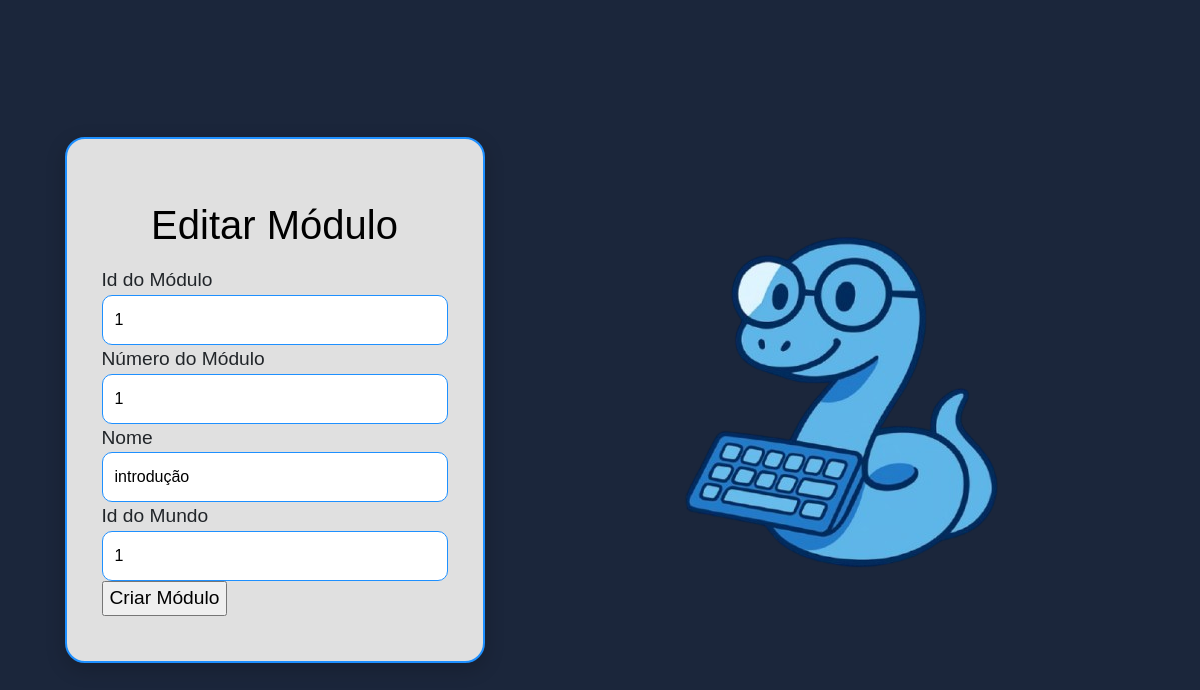
The page /modulo/editar/1 on the database its author committed.
### models/ModuloModel.py (models this page shows, shortened)
class ModuloModel(bd.Model):
    __tablename__ = 'Modulo'
    idModulo = bd.Column(bd.Integer, primary_key=True, autoincrement=True)
    numero = bd.Column(bd.Integer, nullable=False)
    nome = bd.Column(bd.String(25), nullable=False, unique=True)
    idMundo = bd.Column(bd.Integer, bd.ForeignKey('Mundo.idMundo'))
    fase = bd.relationship('FaseModel', backref='modulo', lazy=True)

### views_mundo.py (the view)
@app.route('/modulo/editar/<int:idModulo>')
def editarModulo(idModulo):
    oModuloController = ModuloController()
    return oModuloController.editarModulo(idModulo)

### helpers.py
class FormularioModulo(FlaskForm):
    idModulo = IntegerField("Id do Módulo", validators=[DataRequired()])
    numero = IntegerField("Número do Módulo", validators=[DataRequired()])
    nome = StringField("Nome", validators=[DataRequired(), Length(min=1, max=35)])
    idMundo = IntegerField("Id do Mundo", validators=[DataRequired()])
    enviar = SubmitField("Criar Módulo")

### app.py (called while the page is built)
@event.listens_for(Engine, "connect")
def set_sqlite_pragma(dbapi_connection, connection_record):
    cursor = dbapi_connection.cursor()
    cursor.execute("PRAGMA foreign_keys=ON")
    cursor.close()

### controllers/ModuloController.py (called while the page is built)
    def editarModulo(self, idModulo):
        oModuloService = ModuloService()
        return oModuloService.editarModulo(idModulo)

### dao/ModuloDao.py (called while the page is built)
    def carregarModuloPorId(self, idModulo):
        return ModuloModel.query.get(idModulo)

### service/ModuloService.py (called while the page is built)
    def editarModulo(self, idModulo):
        from helpers import FormularioModulo
        oModuloDao = ModuloDao()
        oModuloView = ModuloView()
        modulo = oModuloDao.carregarModuloPorId(idModulo)
        form = FormularioModulo(obj=modulo)
        return oModuloView.editarModulo(form)

### views/ModuloView.py (called while the page is built)
    def editarModulo(self, form):
        return render_template('formularioModulo.html', form=form, titulo='Editar Módulo', aoEnviar='alterarModulo')

### templates/formularioModulo.html (shortened to what this page needs)
{% extends "template.html" %}
{%block cabecalho%}
  <link rel="stylesheet" href="{{url_for('static', filename ='styles/login.css')}}"/>
 {%endblock%}
{%block corpo%}
<main class="container-main">
  <div class="container-principal">
      <h1>{{ titulo }}</h1>
      <form action = "{{url_for(aoEnviar)}}" method="post">
        {{ form.idModulo.label() }}
        {{ form.idModulo(class="barra") }}
        {{ form.numero.label() }}
        {{ form.numero(class="barra") }}
        {{ form.nome.label() }}
        {{ form.nome(class="barra") }}
        {{ form.idMundo.label() }}
        {{ form.idMundo(class="barra") }}
        {{ form.enviar(class="button") }}
      </form>
    </div>
       <div>
            <img src="../static/imagens/mascote.png" alt="">
        </div>
</main>
{%endblock%}

### static/styles/login.css (style rules this page uses)
:root { --preto: #000; --azul-claro: lightblue; --branco: #E0E0E0; --azul-diferente: #1E90FF; --azul: blue; --preto-diferente: rgba(0,0,0,0.2); --cor-fundo: #1B263B; }
body { font-family: 'Arial', sans-serif; margin: 0; height: 100vh; font-size: 1.2rem; display: flex; align-items: center; justify-content: center; background-color: var(--cor-fundo); }
.container-main { display: flex; align-items: center; justify-content: center; gap: 80px; flex-wrap: wrap; padding: 20px; }
.container-principal { display: flex; flex-direction: column; align-items: center; gap: 5%; padding: 45px 35px; border-radius: 20px; background-color: var(--branco); box-shadow: 0px 6px 20px var(--preto-diferente); width: 420px; border: 2px solid var(--azul-diferente); }
h1 { color: var(--preto); margin: 17px 0px; font-size:2.5rem; }
.barra { width: 100%; border-radius: 10px; font-size: 16px; border: 1px solid var(--azul-diferente); padding: 12px; color: var(--preto); transition: 0.2s; }
input::placeholder { color: var(--preto); opacity: 0.7; }

### rows shown on the page
ModuloModel: idModulo "1", numero "1", nome "introdução", idMundo "1"

### other values the page prints
{{ titulo }} "Editar Módulo"
